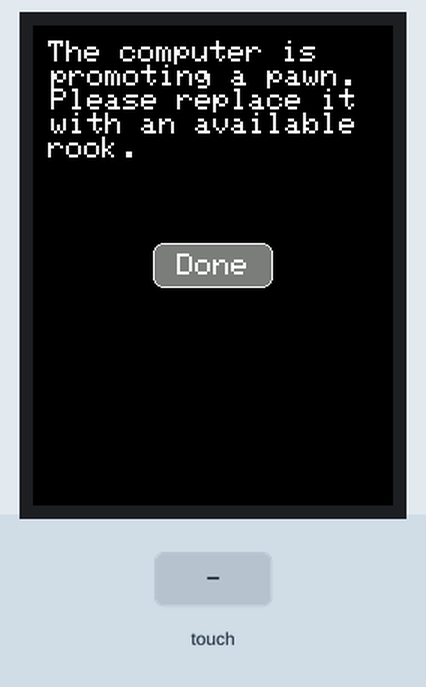
This sketch was run on a simulated Arduino Uno, built with avr-gcc and run on an emulated ATmega328P. On the bench: 240×320 colour display. The test bench sets the inputs (shaded band).

Above: at 1.0 s.
1.1 s: touch panel pressed at 38 % / 50 % of its raw x / y range
Timing chart, 0 to 4.1 s (numbered marks = the images above; inputs shaded):
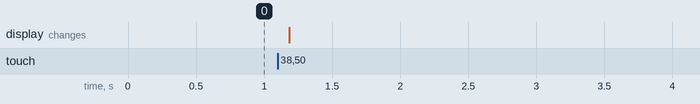

The sketch:

UI_computer_promo.ino
```cpp
/*
   Taylor Cox
   Chess UI: display computer promotion and ask for confirmation
   23 Jan - 2 Feb 2024
*/

#include <Elegoo_GFX.h>    // Core graphics library
#include <Elegoo_TFTLCD.h> // Hardware-specific library
#include <TouchScreen.h>

// The control pins for the LCD can be assigned to any digital or
// analog pins...but we'll use the analog pins as this allows us to
// double up the pins with the touch screen (see the TFT paint example).
#define LCD_CS A3 // Chip Select goes to Analog 3
#define LCD_CD A2 // Command/Data goes to Analog 2
#define LCD_WR A1 // LCD Write goes to Analog 1
#define LCD_RD A0 // LCD Read goes to Analog 0

#define LCD_RESET A4 // Can alternately just connect to Arduino's reset pin

// Assign human-readable names to some common 16-bit color values:
#define	BLACK   0x0000
#define	BLUE    0x001F
#define	RED     0xF800
#define	GREEN   0x07E0
#define CYAN    0x07FF
#define MAGENTA 0xF81F
#define YELLOW  0xFFE0
#define WHITE   0xFFFF

// Color definitions
#define ILI9341_BLACK       0x0000      /*   0,   0,   0 */
#define ILI9341_NAVY        0x000F      /*   0,   0, 128 */
#define ILI9341_DARKGREEN   0x03E0      /*   0, 128,   0 */
#define ILI9341_DARKCYAN    0x03EF      /*   0, 128, 128 */
#define ILI9341_MAROON      0x7800      /* 128,   0,   0 */
#define ILI9341_PURPLE      0x780F      /* 128,   0, 128 */
#define ILI9341_OLIVE       0x7BE0      /* 128, 128,   0 */
#define ILI9341_LIGHTGREY   0xC618      /* 192, 192, 192 */
#define ILI9341_DARKGREY    0x7BEF      /* 128, 128, 128 */
#define ILI9341_BLUE        0x001F      /*   0,   0, 255 */
#define ILI9341_GREEN       0x07E0      /*   0, 255,   0 */
#define ILI9341_CYAN        0x07FF      /*   0, 255, 255 */
#define ILI9341_RED         0xF800      /* 255,   0,   0 */
#define ILI9341_MAGENTA     0xF81F      /* 255,   0, 255 */
#define ILI9341_YELLOW      0xFFE0      /* 255, 255,   0 */
#define ILI9341_WHITE       0xFFFF      /* 255, 255, 255 */
#define ILI9341_ORANGE      0xFD20      /* 255, 165,   0 */
#define ILI9341_GREENYELLOW 0xAFE5      /* 173, 255,  47 */
#define ILI9341_PINK        0xF81F

#define YP A3  // must be an analog pin, use "An" notation!
#define XM A2  // must be an analog pin, use "An" notation!
#define YM 9   // can be a digital pin
#define XP 8   // can be a digital pin

//Touch For New ILI9341 TP
#define TS_MINX 120
#define TS_MAXX 900

#define TS_MINY 70
#define TS_MAXY 920

Elegoo_TFTLCD tft(LCD_CS, LCD_CD, LCD_WR, LCD_RD, LCD_RESET);
TouchScreen ts = TouchScreen(XP, YP, XM, YM, 300);

Elegoo_GFX_Button done;
bool cpu_promo_done = false;

void setup() {

  Serial.begin(9600);

  tft.reset();
  uint16_t identifier = tft.readID();
  if(identifier != 0x9325 & identifier != 0x9328 & identifier != 0x4535 & identifier != 0x7575 & identifier != 0x8357)
     identifier = 0x9341;
  tft.begin(identifier);
  tft.setRotation(2);

  int cpu_promo_to = 1; // THIS VARIABLE WILL BE SET FROM ENGINE, HARDWIRED FOR TESTING ONLY (0-3)
  cpu_promo(cpu_promo_to); // HARDWIRED CALL FOR TESTING ONLY
}

#define MINPRESSURE 10
#define MAXPRESSURE 1000

// prints line of text
void status_coord(int x, int y, const __FlashStringHelper *msg) {
  tft.setCursor(x, y);
  tft.setTextColor(ILI9341_WHITE);
  tft.setTextSize(2);
  tft.print(msg);
}

void cpu_promo(int cpu_promo_to) {

  tft.fillScreen(BLACK);

  status_coord(10, 10, F("The computer is     promoting a pawn.   Please replace it   with an available "));
  if(cpu_promo_to==0)
     status_coord(10, 74, F("queen."));
  else if(cpu_promo_to==1)
     status_coord(10, 74, F("rook."));
  else if(cpu_promo_to==2)
     status_coord(10, 74, F("knight."));
  else if(cpu_promo_to==3)
     status_coord(10, 74, F("bishop."));

  // button dimensions (makes it easier to read/edit where they're being drawn below)
  #define BUTTON_X 120
  #define BUTTON_Y 160
  #define BUTTON_W 80
  #define BUTTON_H 30

  done.initButton(&tft, BUTTON_X, BUTTON_Y, BUTTON_W, BUTTON_H,
                 ILI9341_WHITE, ILI9341_DARKGREY, ILI9341_WHITE, "Done", 2);
                     // x, y, w, h, outline, fill, text
  done.drawButton();

  while(!cpu_promo_done) {

     digitalWrite(13, HIGH);
     TSPoint p = ts.getPoint();
     digitalWrite(13, LOW);

     pinMode(XM, OUTPUT);
     pinMode(YP, OUTPUT);

     if (p.z > MINPRESSURE && p.z < MAXPRESSURE) {
       p.x = map(p.x, TS_MINX, TS_MAXX, tft.width(), 0);
       p.y = (tft.height()-map(p.y, TS_MINY, TS_MAXY, tft.height(), 0));
     }

     if(done.contains(p.x, p.y)) {
         done.drawButton(true); // invert button colors
         cpu_promo_done = true;
         done.press(true);
         tft.fillScreen(BLACK); // for testing, can be removed later if creating unnecessary delay
     }
  }
}

void loop() {}
```
